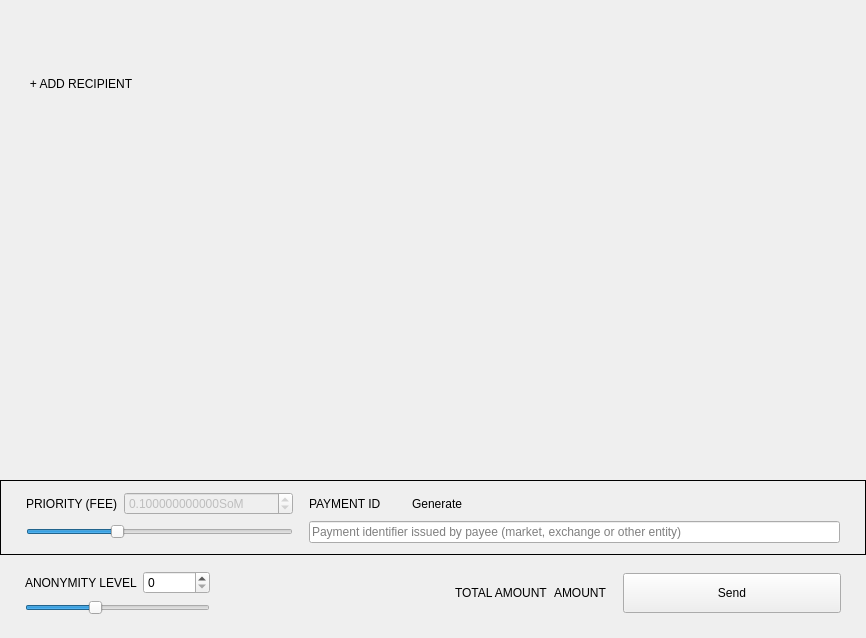
<?xml version="1.0" encoding="UTF-8"?>
<ui version="4.0">
 <class>SendFrame</class>
 <widget class="QFrame" name="SendFrame">
  <property name="geometry">
   <rect>
    <x>0</x>
    <y>0</y>
    <width>866</width>
    <height>638</height>
   </rect>
  </property>
  <property name="windowTitle">
   <string>Frame</string>
  </property>
  <property name="frameShape">
   <enum>QFrame::NoFrame</enum>
  </property>
  <property name="frameShadow">
   <enum>QFrame::Raised</enum>
  </property>
  <layout class="QVBoxLayout" name="verticalLayout">
   <property name="spacing">
    <number>5</number>
   </property>
   <property name="sizeConstraint">
    <enum>QLayout::SetDefaultConstraint</enum>
   </property>
   <property name="leftMargin">
    <number>0</number>
   </property>
   <property name="topMargin">
    <number>0</number>
   </property>
   <property name="rightMargin">
    <number>0</number>
   </property>
   <property name="bottomMargin">
    <number>0</number>
   </property>
   <item>
    <widget class="WalletGui::ResizableScrollArea" name="m_sendScrollarea">
     <property name="enabled">
      <bool>true</bool>
     </property>
     <property name="sizePolicy">
      <sizepolicy hsizetype="MinimumExpanding" vsizetype="Preferred">
       <horstretch>0</horstretch>
       <verstretch>0</verstretch>
      </sizepolicy>
     </property>
     <property name="autoFillBackground">
      <bool>false</bool>
     </property>
     <property name="styleSheet">
      <string notr="true"/>
     </property>
     <property name="frameShape">
      <enum>QFrame::NoFrame</enum>
     </property>
     <property name="sizeAdjustPolicy">
      <enum>QAbstractScrollArea::AdjustToContents</enum>
     </property>
     <property name="widgetResizable">
      <bool>true</bool>
     </property>
     <widget class="QWidget" name="scrollAreaWidgetContents">
      <property name="geometry">
       <rect>
        <x>0</x>
        <y>0</y>
        <width>866</width>
        <height>69</height>
       </rect>
      </property>
      <property name="sizePolicy">
       <sizepolicy hsizetype="Preferred" vsizetype="Preferred">
        <horstretch>0</horstretch>
        <verstretch>0</verstretch>
       </sizepolicy>
      </property>
      <property name="styleSheet">
       <string notr="true"/>
      </property>
      <layout class="QVBoxLayout" name="m_transfersLayout">
       <property name="spacing">
        <number>0</number>
       </property>
       <property name="sizeConstraint">
        <enum>QLayout::SetNoConstraint</enum>
       </property>
       <property name="leftMargin">
        <number>0</number>
       </property>
       <property name="topMargin">
        <number>0</number>
       </property>
       <property name="rightMargin">
        <number>0</number>
       </property>
       <property name="bottomMargin">
        <number>0</number>
       </property>
      </layout>
     </widget>
    </widget>
   </item>
   <item>
    <layout class="QHBoxLayout" name="horizontalLayout_2">
     <property name="spacing">
      <number>0</number>
     </property>
     <item>
      <spacer name="horizontalSpacer_3">
       <property name="orientation">
        <enum>Qt::Horizontal</enum>
       </property>
       <property name="sizeType">
        <enum>QSizePolicy::Fixed</enum>
       </property>
       <property name="sizeHint" stdset="0">
        <size>
         <width>25</width>
         <height>20</height>
        </size>
       </property>
      </spacer>
     </item>
     <item>
      <widget class="WalletGui::WalletNormalLinkLikeButton" name="m_addRecipientButton">
       <property name="cursor">
        <cursorShape>PointingHandCursor</cursorShape>
       </property>
       <property name="focusPolicy">
        <enum>Qt::NoFocus</enum>
       </property>
       <property name="text">
        <string>+ ADD RECIPIENT</string>
       </property>
       <property name="flat">
        <bool>true</bool>
       </property>
      </widget>
     </item>
     <item>
      <spacer name="horizontalSpacer_2">
       <property name="orientation">
        <enum>Qt::Horizontal</enum>
       </property>
       <property name="sizeHint" stdset="0">
        <size>
         <width>478</width>
         <height>17</height>
        </size>
       </property>
      </spacer>
     </item>
    </layout>
   </item>
   <item>
    <spacer name="verticalSpacer_2">
     <property name="orientation">
      <enum>Qt::Vertical</enum>
     </property>
     <property name="sizeType">
      <enum>QSizePolicy::MinimumExpanding</enum>
     </property>
     <property name="sizeHint" stdset="0">
      <size>
       <width>20</width>
       <height>20</height>
      </size>
     </property>
    </spacer>
   </item>
   <item>
    <widget class="QFrame" name="m_sendFeeFrame">
     <property name="sizePolicy">
      <sizepolicy hsizetype="Minimum" vsizetype="Minimum">
       <horstretch>0</horstretch>
       <verstretch>0</verstretch>
      </sizepolicy>
     </property>
     <property name="frameShape">
      <enum>QFrame::Box</enum>
     </property>
     <property name="frameShadow">
      <enum>QFrame::Plain</enum>
     </property>
     <layout class="QGridLayout" name="gridLayout_4">
      <property name="leftMargin">
       <number>25</number>
      </property>
      <property name="topMargin">
       <number>11</number>
      </property>
      <property name="rightMargin">
       <number>25</number>
      </property>
      <property name="bottomMargin">
       <number>11</number>
      </property>
      <item row="0" column="0">
       <widget class="WalletGui::WalletNormalGrayTextLabel" name="label_3">
        <property name="text">
         <string>PRIORITY (FEE)</string>
        </property>
        <property name="alignment">
         <set>Qt::AlignLeading|Qt::AlignLeft|Qt::AlignVCenter</set>
        </property>
       </widget>
      </item>
      <item row="0" column="1">
       <widget class="QDoubleSpinBox" name="m_feeSpin">
        <property name="enabled">
         <bool>false</bool>
        </property>
        <property name="buttonSymbols">
         <enum>QAbstractSpinBox::UpDownArrows</enum>
        </property>
        <property name="suffix">
         <string notr="true">SoM</string>
        </property>
        <property name="decimals">
         <number>12</number>
        </property>
        <property name="minimum">
         <double>0.000100000000000</double>
        </property>
        <property name="maximum">
         <double>999999999.000000000000000</double>
        </property>
        <property name="singleStep">
         <double>0.010000000000000</double>
        </property>
        <property name="value">
         <double>0.100000000000000</double>
        </property>
       </widget>
      </item>
      <item row="1" column="3">
       <widget class="WalletGui::ClearableLineEdit" name="m_paymentIdEdit">
        <property name="styleSheet">
         <string notr="true">[errorState=&quot;true&quot;] {
  border-color: #ef3131;
}</string>
        </property>
        <property name="placeholderText">
         <string>Payment identifier issued by payee (market, exchange or other entity)</string>
        </property>
       </widget>
      </item>
      <item row="0" column="3">
       <layout class="QHBoxLayout" name="horizontalLayout_3">
        <item>
         <widget class="WalletGui::WalletNormalGrayTextLabel" name="m_paymentIdTextLabel">
          <property name="sizePolicy">
           <sizepolicy hsizetype="Minimum" vsizetype="Minimum">
            <horstretch>0</horstretch>
            <verstretch>0</verstretch>
           </sizepolicy>
          </property>
          <property name="text">
           <string>PAYMENT ID</string>
          </property>
          <property name="alignment">
           <set>Qt::AlignLeading|Qt::AlignLeft|Qt::AlignVCenter</set>
          </property>
          <property name="margin">
           <number>0</number>
          </property>
          <property name="indent">
           <number>0</number>
          </property>
         </widget>
        </item>
        <item>
         <spacer name="horizontalSpacer_6">
          <property name="orientation">
           <enum>Qt::Horizontal</enum>
          </property>
          <property name="sizeType">
           <enum>QSizePolicy::Fixed</enum>
          </property>
          <property name="sizeHint" stdset="0">
           <size>
            <width>10</width>
            <height>10</height>
           </size>
          </property>
         </spacer>
        </item>
        <item>
         <widget class="WalletGui::WalletTinyLinkLikeButton" name="m_generatePaymentIdButton">
          <property name="sizePolicy">
           <sizepolicy hsizetype="Minimum" vsizetype="Minimum">
            <horstretch>0</horstretch>
            <verstretch>0</verstretch>
           </sizepolicy>
          </property>
          <property name="cursor">
           <cursorShape>PointingHandCursor</cursorShape>
          </property>
          <property name="focusPolicy">
           <enum>Qt::NoFocus</enum>
          </property>
          <property name="text">
           <string>Generate</string>
          </property>
          <property name="flat">
           <bool>true</bool>
          </property>
         </widget>
        </item>
        <item>
         <spacer name="horizontalSpacer_5">
          <property name="orientation">
           <enum>Qt::Horizontal</enum>
          </property>
          <property name="sizeHint" stdset="0">
           <size>
            <width>40</width>
            <height>10</height>
           </size>
          </property>
         </spacer>
        </item>
       </layout>
      </item>
      <item row="1" column="0" colspan="2">
       <layout class="QGridLayout" name="m_priorityGridLayout">
        <item row="0" column="0">
         <widget class="QSlider" name="m_prioritySlider">
          <property name="minimum">
           <number>1</number>
          </property>
          <property name="maximum">
           <number>4</number>
          </property>
          <property name="pageStep">
           <number>1</number>
          </property>
          <property name="value">
           <number>2</number>
          </property>
          <property name="orientation">
           <enum>Qt::Horizontal</enum>
          </property>
         </widget>
        </item>
       </layout>
      </item>
      <item row="0" column="2">
       <spacer name="horizontalSpacer_7">
        <property name="orientation">
         <enum>Qt::Horizontal</enum>
        </property>
        <property name="sizeType">
         <enum>QSizePolicy::Fixed</enum>
        </property>
        <property name="sizeHint" stdset="0">
         <size>
          <width>10</width>
          <height>20</height>
         </size>
        </property>
       </spacer>
      </item>
     </layout>
    </widget>
   </item>
   <item>
    <widget class="QFrame" name="m_mixinFrame">
     <property name="frameShape">
      <enum>QFrame::NoFrame</enum>
     </property>
     <property name="frameShadow">
      <enum>QFrame::Raised</enum>
     </property>
     <layout class="QGridLayout" name="gridLayout">
      <property name="leftMargin">
       <number>25</number>
      </property>
      <property name="topMargin">
       <number>11</number>
      </property>
      <property name="rightMargin">
       <number>25</number>
      </property>
      <property name="bottomMargin">
       <number>23</number>
      </property>
      <item row="0" column="2" rowspan="2">
       <widget class="QLabel" name="label">
        <property name="text">
         <string/>
        </property>
       </widget>
      </item>
      <item row="0" column="5" rowspan="2">
       <widget class="WalletGui::WalletExtraNormalBlackTextLabel" name="m_totalAmountLabel">
        <property name="text">
         <string>AMOUNT</string>
        </property>
        <property name="indent">
         <number>0</number>
        </property>
       </widget>
      </item>
      <item row="0" column="1">
       <widget class="QSpinBox" name="m_mixinSpin">
        <property name="maximum">
         <number>999999999</number>
        </property>
       </widget>
      </item>
      <item row="0" column="3" rowspan="2">
       <spacer name="horizontalSpacer">
        <property name="orientation">
         <enum>Qt::Horizontal</enum>
        </property>
        <property name="sizeType">
         <enum>QSizePolicy::Expanding</enum>
        </property>
        <property name="sizeHint" stdset="0">
         <size>
          <width>298</width>
          <height>20</height>
         </size>
        </property>
       </spacer>
      </item>
      <item row="1" column="0" colspan="2">
       <widget class="QSlider" name="m_mixinSlider">
        <property name="maximumSize">
         <size>
          <width>16777215</width>
          <height>16777215</height>
         </size>
        </property>
        <property name="maximum">
         <number>19</number>
        </property>
        <property name="pageStep">
         <number>1</number>
        </property>
        <property name="value">
         <number>7</number>
        </property>
        <property name="tracking">
         <bool>false</bool>
        </property>
        <property name="orientation">
         <enum>Qt::Horizontal</enum>
        </property>
       </widget>
      </item>
      <item row="0" column="7" rowspan="2">
       <widget class="WalletGui::WalletLargeBlueButton" name="m_sendButton">
        <property name="sizePolicy">
         <sizepolicy hsizetype="Fixed" vsizetype="Fixed">
          <horstretch>0</horstretch>
          <verstretch>0</verstretch>
         </sizepolicy>
        </property>
        <property name="minimumSize">
         <size>
          <width>218</width>
          <height>40</height>
         </size>
        </property>
        <property name="maximumSize">
         <size>
          <width>218</width>
          <height>40</height>
         </size>
        </property>
        <property name="focusPolicy">
         <enum>Qt::NoFocus</enum>
        </property>
        <property name="text">
         <string>Send</string>
        </property>
       </widget>
      </item>
      <item row="0" column="4" rowspan="2">
       <widget class="WalletGui::WalletNormalGrayTextLabel" name="label_2">
        <property name="text">
         <string>TOTAL AMOUNT</string>
        </property>
       </widget>
      </item>
      <item row="0" column="0">
       <widget class="WalletGui::WalletNormalGrayTextLabel" name="m_mixinTextLabel">
        <property name="text">
         <string>ANONYMITY LEVEL</string>
        </property>
       </widget>
      </item>
      <item row="0" column="6" rowspan="2">
       <spacer name="horizontalSpacer_4">
        <property name="orientation">
         <enum>Qt::Horizontal</enum>
        </property>
        <property name="sizeType">
         <enum>QSizePolicy::Fixed</enum>
        </property>
        <property name="sizeHint" stdset="0">
         <size>
          <width>10</width>
          <height>20</height>
         </size>
        </property>
       </spacer>
      </item>
     </layout>
    </widget>
   </item>
  </layout>
 </widget>
 <customwidgets>
  <customwidget>
   <class>WalletGui::WalletTinyLinkLikeButton</class>
   <extends>QPushButton</extends>
   <header>Gui/Common/WalletLinkLikeButton.h</header>
  </customwidget>
  <customwidget>
   <class>WalletGui::WalletNormalGrayTextLabel</class>
   <extends>QLabel</extends>
   <header>Gui/Common/WalletTextLabel.h</header>
  </customwidget>
  <customwidget>
   <class>WalletGui::WalletLargeBlueButton</class>
   <extends>QPushButton</extends>
   <header>Gui/Common/WalletBlueButton.h</header>
  </customwidget>
  <customwidget>
   <class>WalletGui::ClearableLineEdit</class>
   <extends>QLineEdit</extends>
   <header>Gui/Common/ClearableLineEdit.h</header>
  </customwidget>
  <customwidget>
   <class>WalletGui::ResizableScrollArea</class>
   <extends>QScrollArea</extends>
   <header>Gui/Common/ResizableScrollArea.h</header>
   <container>1</container>
  </customwidget>
  <customwidget>
   <class>WalletGui::WalletNormalLinkLikeButton</class>
   <extends>QPushButton</extends>
   <header>Gui/Common/WalletLinkLikeButton.h</header>
  </customwidget>
  <customwidget>
   <class>WalletGui::WalletExtraNormalBlackTextLabel</class>
   <extends>QLabel</extends>
   <header>Gui/Common/WalletTextLabel.h</header>
  </customwidget>
 </customwidgets>
 <tabstops>
  <tabstop>m_paymentIdEdit</tabstop>
  <tabstop>m_mixinSlider</tabstop>
  <tabstop>m_sendScrollarea</tabstop>
 </tabstops>
 <resources/>
 <connections>
  <connection>
   <sender>m_sendButton</sender>
   <signal>clicked()</signal>
   <receiver>SendFrame</receiver>
   <slot>sendClicked()</slot>
   <hints>
    <hint type="sourcelabel">
     <x>53</x>
     <y>561</y>
    </hint>
    <hint type="destinationlabel">
     <x>432</x>
     <y>294</y>
    </hint>
   </hints>
  </connection>
  <connection>
   <sender>m_mixinSlider</sender>
   <signal>valueChanged(int)</signal>
   <receiver>SendFrame</receiver>
   <slot>mixinValueChanged(int)</slot>
   <hints>
    <hint type="sourcelabel">
     <x>221</x>
     <y>520</y>
    </hint>
    <hint type="destinationlabel">
     <x>432</x>
     <y>294</y>
    </hint>
   </hints>
  </connection>
  <connection>
   <sender>m_addRecipientButton</sender>
   <signal>clicked()</signal>
   <receiver>SendFrame</receiver>
   <slot>addRecipientClicked()</slot>
   <hints>
    <hint type="sourcelabel">
     <x>78</x>
     <y>414</y>
    </hint>
    <hint type="destinationlabel">
     <x>432</x>
     <y>294</y>
    </hint>
   </hints>
  </connection>
  <connection>
   <sender>m_paymentIdEdit</sender>
   <signal>textChanged(QString)</signal>
   <receiver>SendFrame</receiver>
   <slot>validatePaymentId(QString)</slot>
   <hints>
    <hint type="sourcelabel">
     <x>538</x>
     <y>521</y>
    </hint>
    <hint type="destinationlabel">
     <x>432</x>
     <y>318</y>
    </hint>
   </hints>
  </connection>
  <connection>
   <sender>m_mixinSpin</sender>
   <signal>valueChanged(int)</signal>
   <receiver>SendFrame</receiver>
   <slot>mixinValueChanged(int)</slot>
   <hints>
    <hint type="sourcelabel">
     <x>201</x>
     <y>575</y>
    </hint>
    <hint type="destinationlabel">
     <x>432</x>
     <y>318</y>
    </hint>
   </hints>
  </connection>
  <connection>
   <sender>m_generatePaymentIdButton</sender>
   <signal>clicked()</signal>
   <receiver>SendFrame</receiver>
   <slot>generatePaymentIdClicked()</slot>
   <hints>
    <hint type="sourcelabel">
     <x>314</x>
     <y>494</y>
    </hint>
    <hint type="destinationlabel">
     <x>432</x>
     <y>318</y>
    </hint>
   </hints>
  </connection>
  <connection>
   <sender>m_prioritySlider</sender>
   <signal>valueChanged(int)</signal>
   <receiver>SendFrame</receiver>
   <slot>priorityValueChanged(int)</slot>
   <hints>
    <hint type="sourcelabel">
     <x>126</x>
     <y>528</y>
    </hint>
    <hint type="destinationlabel">
     <x>432</x>
     <y>318</y>
    </hint>
   </hints>
  </connection>
 </connections>
 <slots>
  <slot>sendClicked()</slot>
  <slot>clearAllClicked()</slot>
  <slot>addRecipientClicked()</slot>
  <slot>mixinValueChanged(int)</slot>
  <slot>priorityValueChanged(int)</slot>
  <slot>validatePaymentId(QString)</slot>
  <slot>generatePaymentIdClicked()</slot>
 </slots>
</ui>
